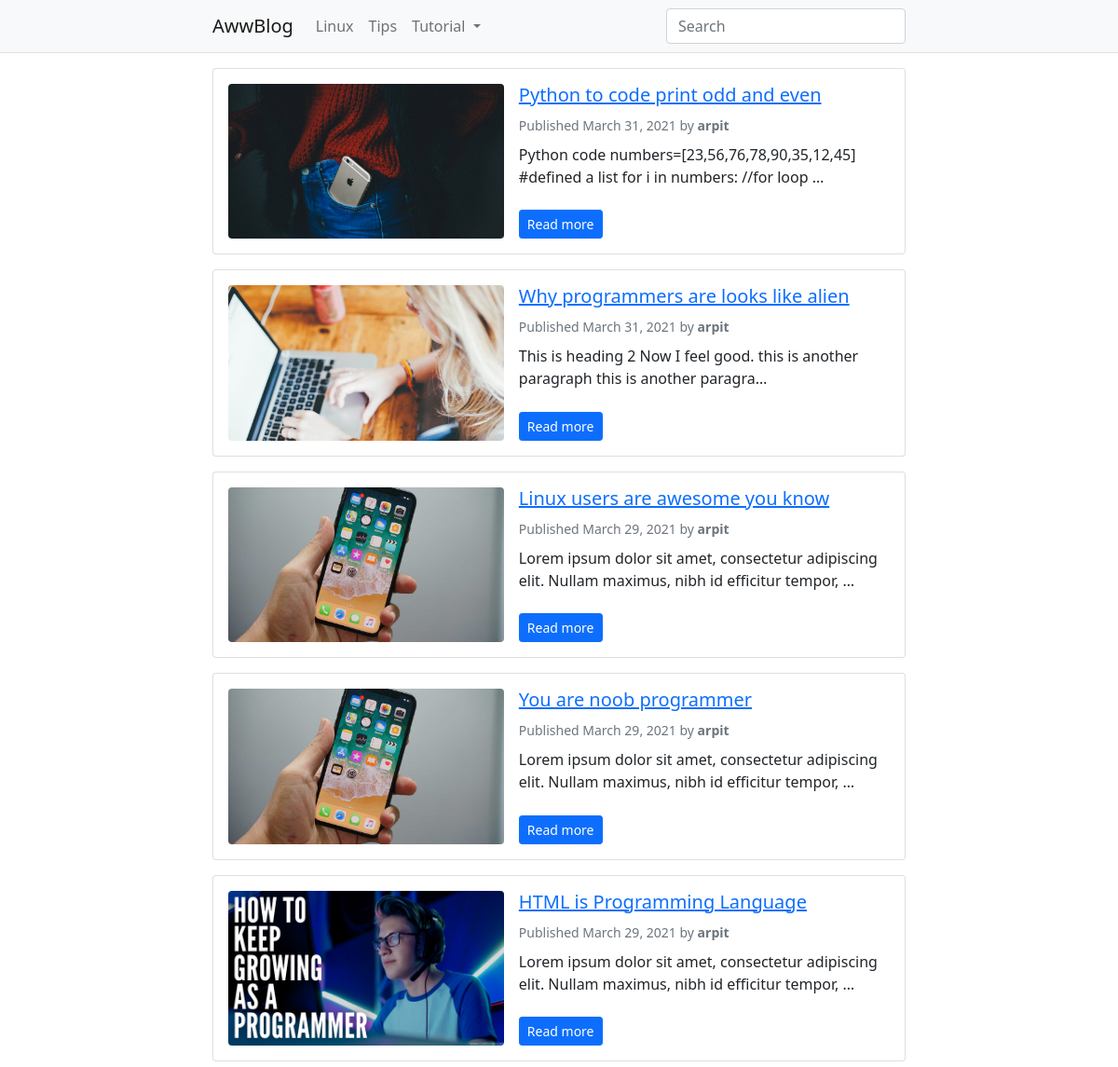
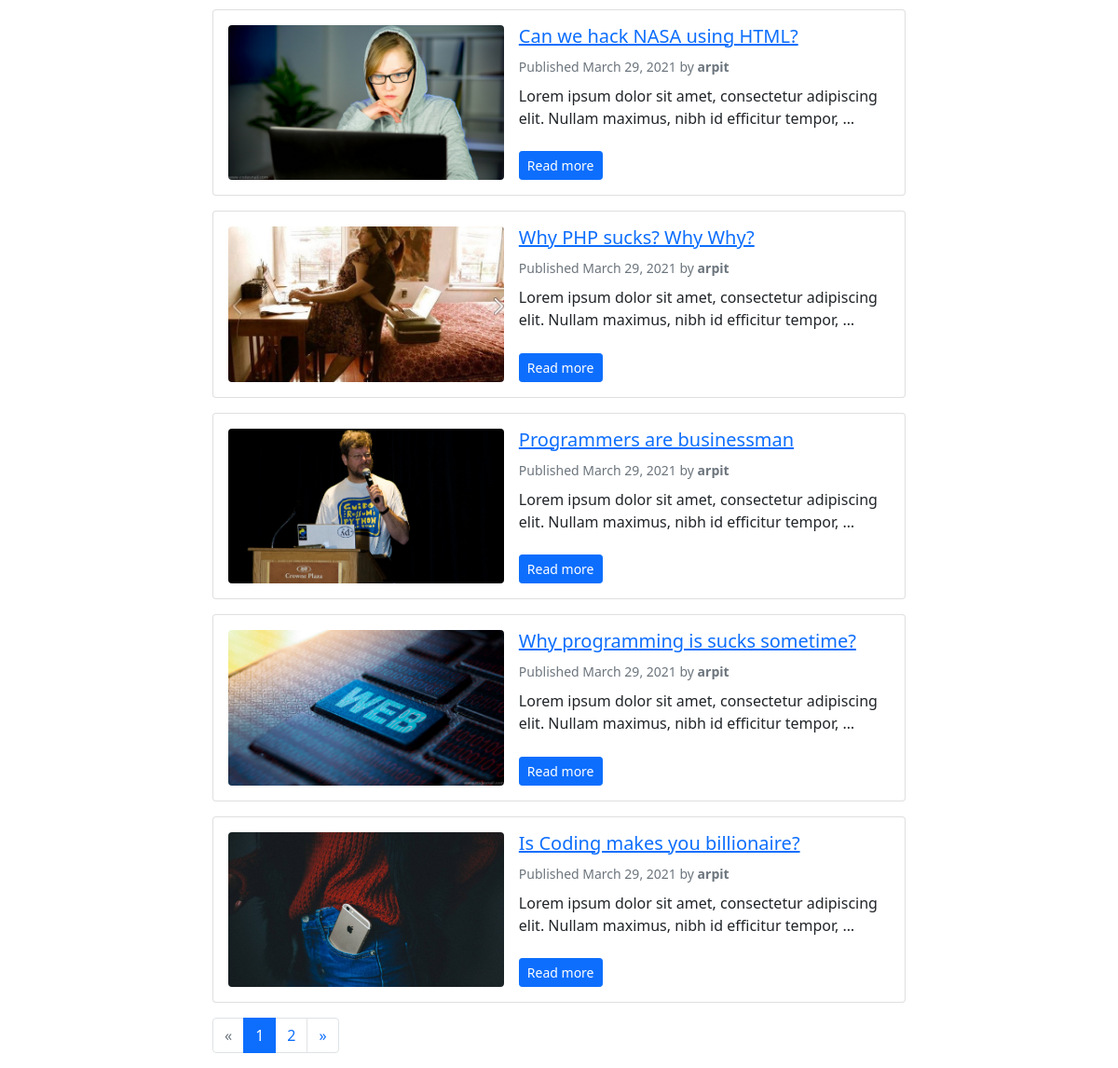
The page / on the database its author committed (2 pictures, top to bottom).
### blog/models.py (models this page shows, shortened)
class Post(models.Model):
    STATUS_CHOICES = (
    ('draft', 'Draft'),
    ('published', 'Published'),
    )
    title = models.CharField(max_length=250)
    slug = models.SlugField(max_length=250, unique_for_date='publish')
    image = models.ImageField(upload_to='featured_image/%Y/%m/%d/', blank=True, null=True) #this
    author = models.ForeignKey(User,on_delete=models.CASCADE,related_name='blog_posts')
    body=RichTextUploadingField() # add this
    publish = models.DateTimeField(default=timezone.now)
    created = models.DateTimeField(auto_now_add=True)
    updated = models.DateTimeField(auto_now=True)
    status = models.CharField(max_length=10,choices=STATUS_CHOICES,default='draft')
    class Meta:
        ordering = ('-publish',)
    objects = models.Manager() # The default manager.
    published = PublishedManager() # Our custom manager.
    tags = TaggableManager()
    def get_absolute_url(self):
        return reverse('blog:post_detail',args=[self.slug])

### blog/views.py (the view)
# urls.py: path('',views.post_list,name="post_list"),
def post_list(request, tag_slug=None):
    posts = Post.published.all()
    tag = None
    if tag_slug:
        tag = get_object_or_404(Tag, slug=tag_slug)
        posts = posts.filter(tags__in=[tag])
    query = request.GET.get("q")
    if query:
        posts=Post.published.filter(Q(title__icontains=query) | Q(tags__name__icontains=query)).distinct()
    paginator = Paginator(posts, 10) # 10 posts in each page
    page = request.GET.get('page')
    try:
        posts = paginator.page(page)
    except PageNotAnInteger:
        posts = paginator.page(1)
    except EmptyPage:
        posts = paginator.page(paginator.num_pages)
    return render(request,'post_list.html',{'posts':posts, page:'pages', 'tag':tag})

### blog/models.py (called while the page is built)
    def get_queryset(self):
        return super(PublishedManager,self).get_queryset().filter(status='published')

### templates/post_list.html (shortened to what this page needs)
{% extends 'base.html' %}
{% block content %}
{% for post in posts %}
<div class="card mb-3">
    <div class="card-body">
        <div class="row g-0">
            <div class="col-md-5">
                <div class="ratio ratio-16x9">
                    <img src="{{ post.image.url }}" class="rounded featured-image-list" alt="{{post.title}}">
                </div>
            </div>
            <div class="col-md-7 ps-md-3 pt-3 pt-md-0 d-flex flex-column">
                <h2 class="card-title h5">
                    <a href="{{ post.get_absolute_url }}">
                        {{ post.title }}
                    </a>
                </h2>
                <div class="text-muted">
                    <small>
                        Published {{ post.publish.date }} by <strong>{{ post.author }}</strong>
                    </small>
                </div>
                <p class="card-text mb-auto py-2">{{ post.body|safe|striptags|truncatechars:100 }}</p>
                <div>
                    <a href="{{ post.get_absolute_url }}" class="btn btn-primary btn-sm">Read more</a>
                </div>
            </div>
        </div>
    </div>
</div>
{% endfor %}
{% include "pagination.html" with page=posts %}
{% endblock content %}

### static/css/style.css (style rules this page uses)
.featured-image-list { object-fit: cover; }

### rows shown on the page
Post: image (picture), title "Python to code print odd and even", publish "March 31, 2021", author "arpit", body "Python code numbers=[23,56,76,78,90,35,12,45] #defined a list for i in numbers: //for loop …"
Post: image (picture), title "Why programmers are looks like alien", publish "March 31, 2021", author "arpit", body "This is heading 2 Now I feel good. this is another paragraph this is another paragra…"
Post: image (picture), title "Linux users are awesome you know", publish "March 29, 2021", author "arpit", body "Lorem ipsum dolor sit amet, consectetur adipiscing elit. Nullam maximus, nibh id efficitur tempor, …"
Post: image (picture), title "You are noob programmer", publish "March 29, 2021", author "arpit", body "Lorem ipsum dolor sit amet, consectetur adipiscing elit. Nullam maximus, nibh id efficitur tempor, …"
Post: image (picture), title "HTML is Programming Language", publish "March 29, 2021", author "arpit", body "Lorem ipsum dolor sit amet, consectetur adipiscing elit. Nullam maximus, nibh id efficitur tempor, …"
Post: image (picture), title "Can we hack NASA using HTML?", publish "March 29, 2021", author "arpit", body "Lorem ipsum dolor sit amet, consectetur adipiscing elit. Nullam maximus, nibh id efficitur tempor, …"
Post: image (picture), title "Why PHP sucks? Why Why?", publish "March 29, 2021", author "arpit", body "Lorem ipsum dolor sit amet, consectetur adipiscing elit. Nullam maximus, nibh id efficitur tempor, …"
Post: image (picture), title "Programmers are businessman", publish "March 29, 2021", author "arpit", body "Lorem ipsum dolor sit amet, consectetur adipiscing elit. Nullam maximus, nibh id efficitur tempor, …"
Post: image (picture), title "Why programming is sucks sometime?", publish "March 29, 2021", author "arpit", body "Lorem ipsum dolor sit amet, consectetur adipiscing elit. Nullam maximus, nibh id efficitur tempor, …"
Post: image (picture), title "Is Coding makes you billionaire?", publish "March 29, 2021", author "arpit", body "Lorem ipsum dolor sit amet, consectetur adipiscing elit. Nullam maximus, nibh id efficitur tempor, …"

### other values the page prints
{{ i }} "1"
{{ i }} "2"
